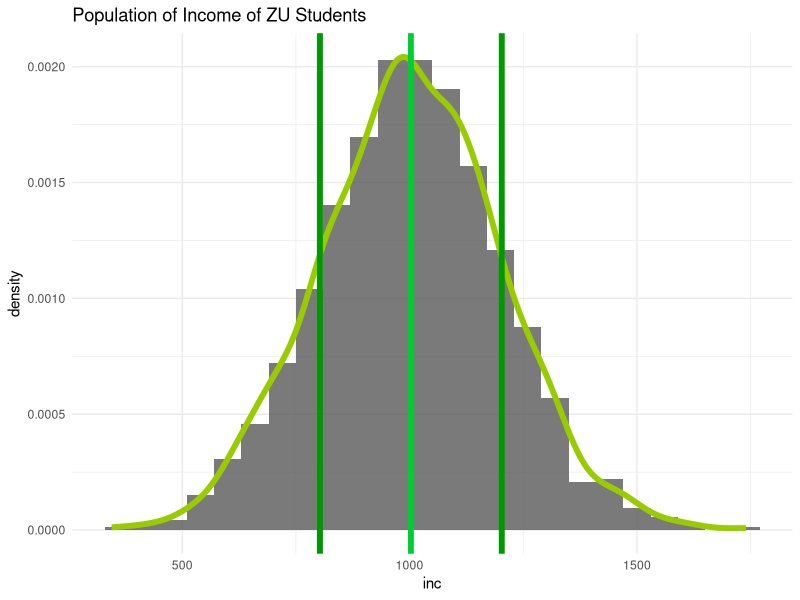
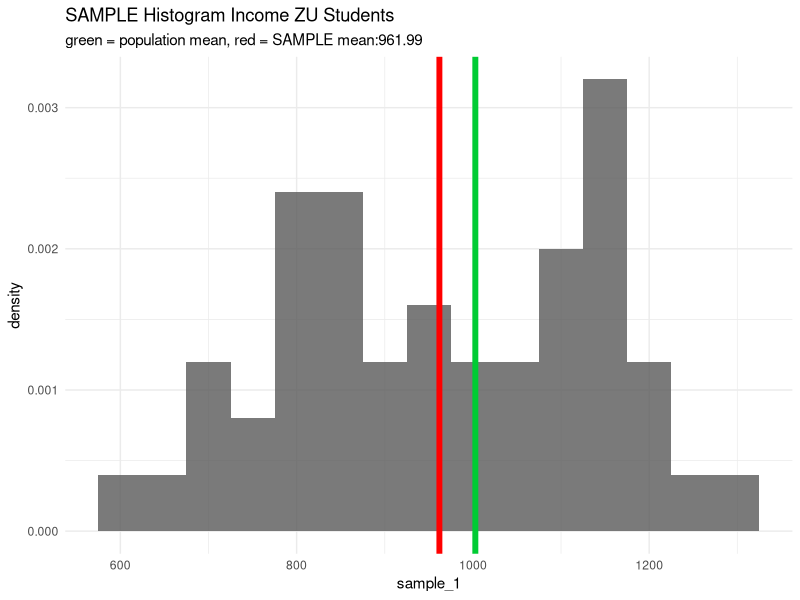
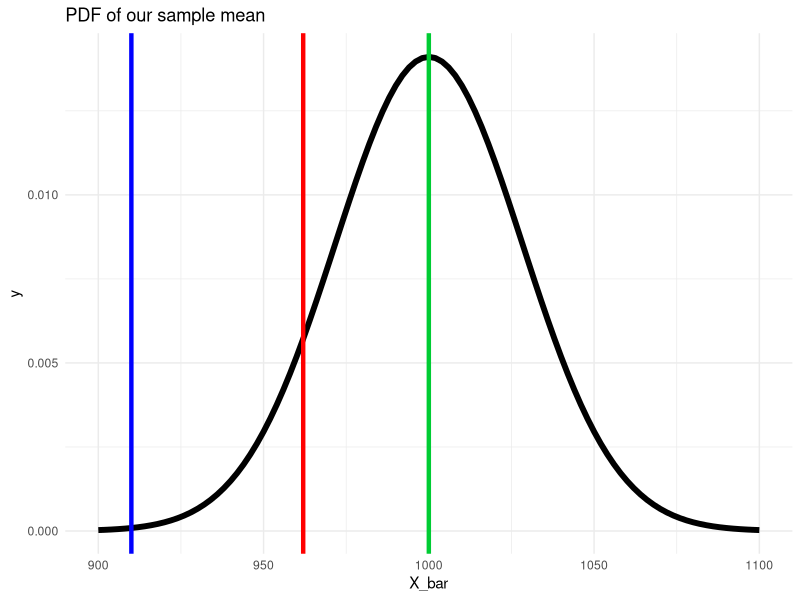
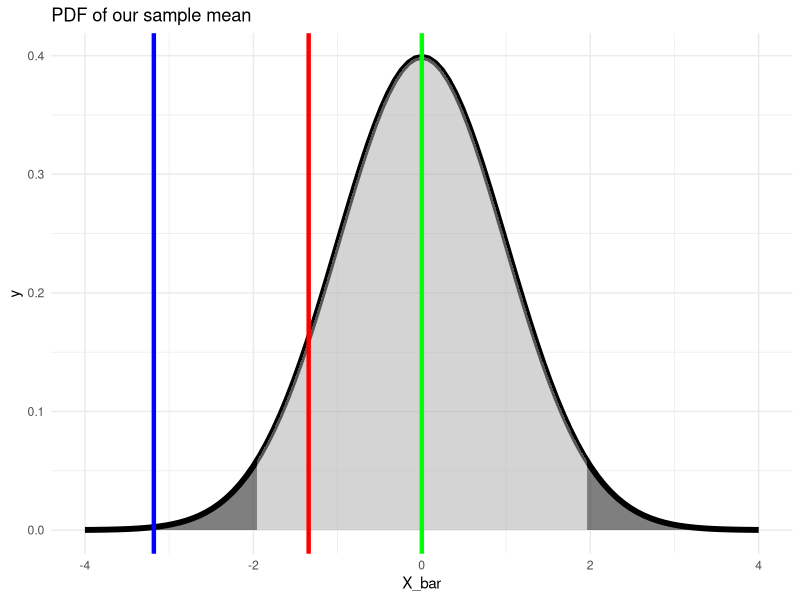
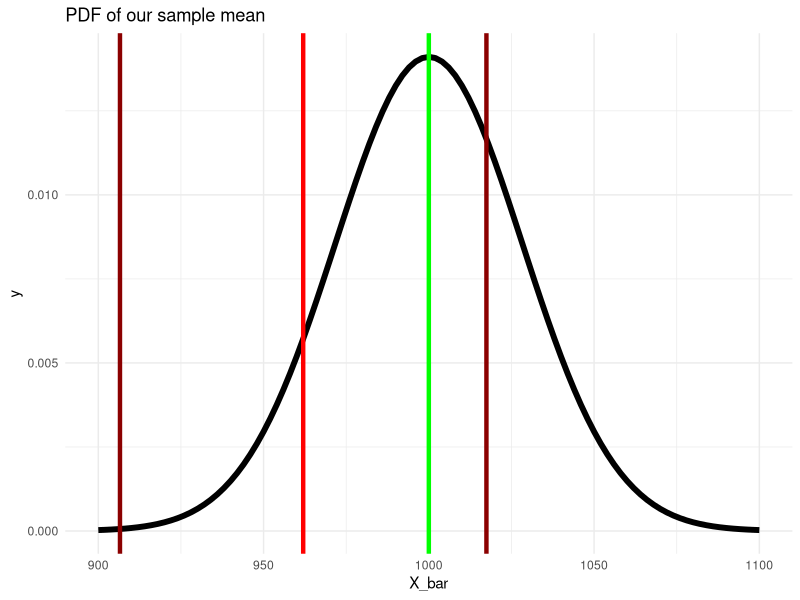
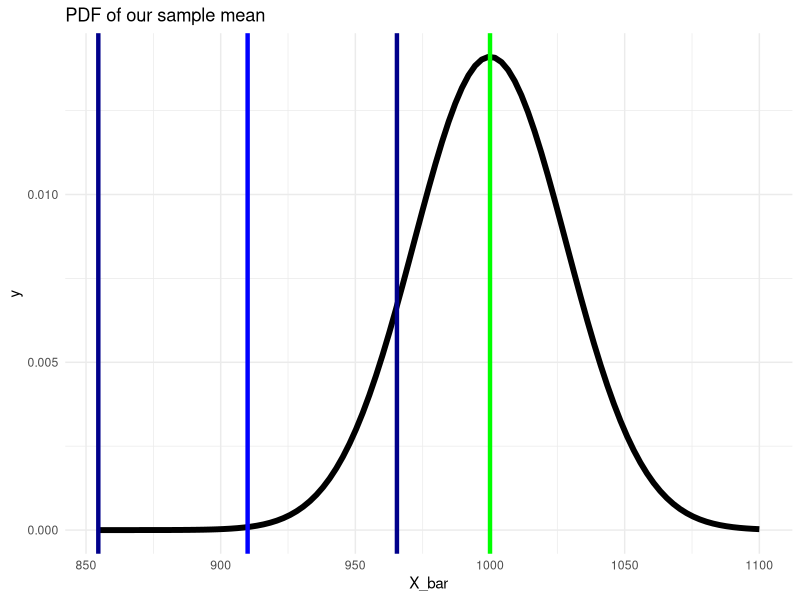

Recreate these plots in R, in order.
## ---- chunk 1
knitr::opts_chunk$set(echo = TRUE)
## ---- chunk 2
library(ggplot2)
set.seed(11) # seed for reproducibility

n <- 1200
inc <- rnorm(n, mean = 1000, sd = 200)

ggplot() +
geom_histogram(aes(x = inc,
y = ..density..),binwidth = 60,alpha = 0.8) +
geom_density(aes(x = inc,
y = ..density..),col = "#99CC00",size = 2) +
labs(title = "Population of Income of ZU Students") +
geom_vline(xintercept = mean(inc),color = "#00CC33",size = 2) +
geom_vline(xintercept = mean(inc) + 200,color = "#009900",size = 2) +
geom_vline(xintercept = mean(inc) - 200,color = "#009900",size = 2) +
theme_minimal()

## ---- chunk 3
library(tidyverse)
set.seed(24)
sample_1 <- sample(x = inc, size = 50, replace = F)

ggplot() +
geom_histogram(aes(x = sample_1,
y = ..density..),binwidth = 50,alpha = 0.8) +
labs(title = "SAMPLE Histogram Income ZU Students",
subtitle = paste0("green = population mean, ",
                  "red = SAMPLE mean:",
                  mean(sample_1) %>% round(2))) +
geom_vline(xintercept = mean(sample_1),color = "red",size = 2) +
  geom_vline(xintercept = mean(inc),color = "#00CC33",size = 2)+
theme_minimal()
## ---- chunk 4
ggplot(data =  data.frame(X_bar = 900:1100), aes(x=X_bar)) +
  stat_function(fun = dnorm, args = list(mean = 1000, sd = 200/sqrt(50)), size = 2) +
  geom_vline(xintercept = mean(sample_1), color = "red", size = 1.5) +
  geom_vline(xintercept = 1000, color = "#00CC33", size = 1.5) +
  geom_vline(xintercept = 910, color = "blue", size = 1.5) +
  labs(title = "PDF of our sample mean") +
  theme_minimal()
## ---- chunk 5
ggplot(data =  data.frame(X_bar = -4:4), aes(x=X_bar)) +
  stat_function(fun = dnorm, args = list(mean = 0, sd = 1), size = 2) +
  stat_function(fun = dnorm, xlim = c(-1.96,1.96), geom = "area", fill = "darkgrey", alpha=0.5) +
  stat_function(fun = dnorm, xlim = c(-4,-1.96), geom = "area", fill = "black", alpha=0.5) +
   stat_function(fun = dnorm, xlim = c(1.96,4), geom = "area", fill = "black", alpha=0.5) +
  geom_vline(xintercept = (mean(sample_1) - 1000) / (200/sqrt(50)), color = "red", size = 1.5) +
geom_vline(xintercept = (910 - 1000) / (200/sqrt(50)), color = "blue", size = 1.5) +
  geom_vline(xintercept = 0, color = "green", size = 1.5) +
  labs(title = "PDF of our sample mean") +
  theme_minimal()
## ---- chunk 6
ggplot(data =  data.frame(X_bar = 900:1100), aes(x=X_bar)) +
  stat_function(fun = dnorm, args = list(mean = 1000, sd = 200/sqrt(50)), size = 2) +
  geom_vline(xintercept = mean(sample_1), color = "red", size = 1.5) +
  geom_vline(xintercept = 1000, color = "green", size = 1.5) +
  geom_vline(xintercept = mean(sample_1) - (1.96 * 200 /sqrt(50)), color = "darkred", size = 1.5) +
  geom_vline(xintercept = mean(sample_1) + (1.96 * 200 /sqrt(50)), color = "darkred", size = 1.5) +
  labs(title = "PDF of our sample mean") +
  theme_minimal()
## ---- chunk 7
ggplot(data =  data.frame(X_bar = 900:1100), aes(x=X_bar)) +
  stat_function(fun = dnorm, args = list(mean = 1000, sd = 200/sqrt(50)), size = 2) +
  geom_vline(xintercept = 910, color = "blue", size = 1.5) +
  geom_vline(xintercept = 1000, color = "green", size = 1.5) +
  geom_vline(xintercept = 910 - (1.96 * 200 /sqrt(50)), color = "darkblue", size = 1.5) +
  geom_vline(xintercept = 910 + (1.96 * 200 /sqrt(50)), color = "darkblue", size = 1.5) +
  labs(title = "PDF of our sample mean") +
  theme_minimal()
